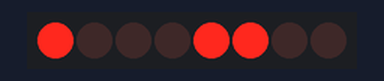
Bench run of a sketch on a simulated Arduino Uno, built with avr-gcc and run on an emulated ATmega328P. On the bench: 8 shift-register outputs drawn as a row of LEDs (first output left, lit = HIGH). Wiring (inferred from the names in the program): shift register (74HC595): data pin 3; shift clock pin 2; latch pin 4. Wiring (inferred from the signals the program sends): row of LEDs: on Q0, Q1, Q2, Q3, Q4, Q5, Q6, Q7.

Above: at 0.2 s.
At 3.3 s:
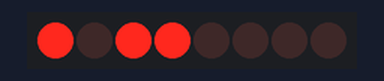
At 9.5 s:
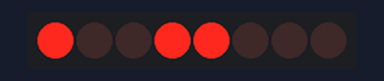
At 18.7 s:
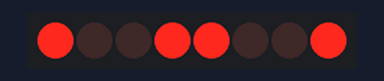
At 28.0 s:
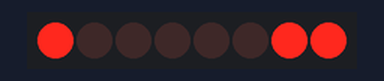
At 37.3 s:
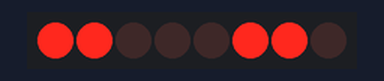
Timing chart, 0 to 38.8 s (numbered marks = the images above):
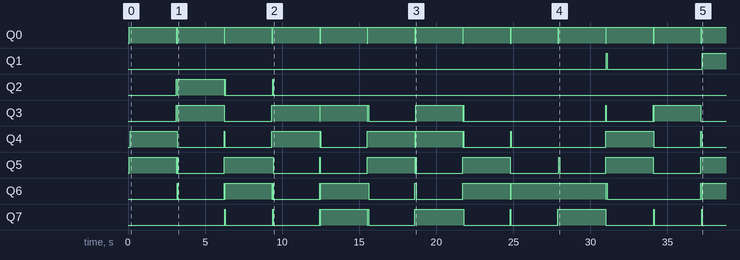

Measured:
- by itself, Q0: alternates HIGH for 3.0 s and LOW for 0.05 s
- by itself, Q1: LOW → HIGH at 31.0 s, → LOW 0.04 s later, → HIGH 6.2 s later

The sketch:

brute2.ino
```cpp
#define PIN_CLK   2
#define PIN_DAT   3
#define PIN_LATCH 4

void pulse(uint8_t pin) {
  digitalWrite(pin, HIGH);
  delayMicroseconds(5);
  digitalWrite(pin, LOW);
  delayMicroseconds(5);
}

void shiftOutByte(uint8_t val) {
  for (int i = 7; i >= 0; i--) {
    digitalWrite(PIN_DAT, (val >> i) & 1);
    pulse(PIN_CLK);
  }
  pulse(PIN_LATCH);
}

// Applies bit-order mapping and bit offset
uint8_t mapDataByte(uint8_t data, const uint8_t* bit_order, uint8_t data_offset) {
  uint8_t result = 0;
  for (uint8_t i = 0; i < 8; i++) {
    if (data & (1 << i)) {
      result |= (1 << (bit_order[i] + data_offset));
    }
  }
  return result;
}

// Send byte to LCD using mapping
void lcdSendMapped(uint8_t val, bool isData, const uint8_t* bit_order, uint8_t data_offset, uint8_t rs_bit, uint8_t en_bit) {
  uint8_t out = mapDataByte(val, bit_order, data_offset);

  if (isData) out |= (1 << rs_bit);
  out |= (1 << en_bit);
  shiftOutByte(out);

  // Falling edge on E
  out &= ~(1 << en_bit);
  shiftOutByte(out);
}

void lcdInitMapped(const uint8_t* bit_order, uint8_t data_offset, uint8_t rs_bit, uint8_t en_bit) {
  delay(50);
  lcdSendMapped(0x38, false, bit_order, data_offset, rs_bit, en_bit);  // Function set
  delay(5);
  lcdSendMapped(0x0C, false, bit_order, data_offset, rs_bit, en_bit);  // Display on
  delay(5);
  lcdSendMapped(0x06, false, bit_order, data_offset, rs_bit, en_bit);  // Entry mode
  delay(5);
  lcdSendMapped(0x01, false, bit_order, data_offset, rs_bit, en_bit);  // Clear
  delay(5);
}

void lcdPrintTest(const char* msg, const uint8_t* bit_order, uint8_t data_offset, uint8_t rs_bit, uint8_t en_bit) {
  while (*msg) {
    lcdSendMapped(*msg++, true, bit_order, data_offset, rs_bit, en_bit);
    delay(2);
  }
}

// Possible bit permutations (identity and reversed for now)
const uint8_t identity_order[8] = {0,1,2,3,4,5,6,7};
const uint8_t reverse_order[8]  = {7,6,5,4,3,2,1,0};

const uint8_t* bit_orders[] = {
  identity_order,
  reverse_order,
};

void setup() {
  pinMode(PIN_CLK, OUTPUT);
  pinMode(PIN_DAT, OUTPUT);
  pinMode(PIN_LATCH, OUTPUT);
  digitalWrite(PIN_CLK, LOW);
  digitalWrite(PIN_DAT, LOW);
  digitalWrite(PIN_LATCH, LOW);
}

void loop() {
  for (uint8_t rs = 0; rs < 8; rs++) {
    for (uint8_t en = 0; en < 8; en++) {
      if (rs == en) continue;

      for (uint8_t offset = 0; offset <= 4; offset++) {  // bit offset (max 4 to keep within 8-bit)
        for (uint8_t o = 0; o < sizeof(bit_orders)/sizeof(bit_orders[0]); o++) {
          const uint8_t* order = bit_orders[o];

          lcdInitMapped(order, offset, rs, en);

          char buf[32];
          sprintf(buf, "RS%d E%d O%d", rs, en, offset);
          lcdPrintTest(buf, order, offset, rs, en);
          delay(3000);
        }
      }
    }
  }
}
```
